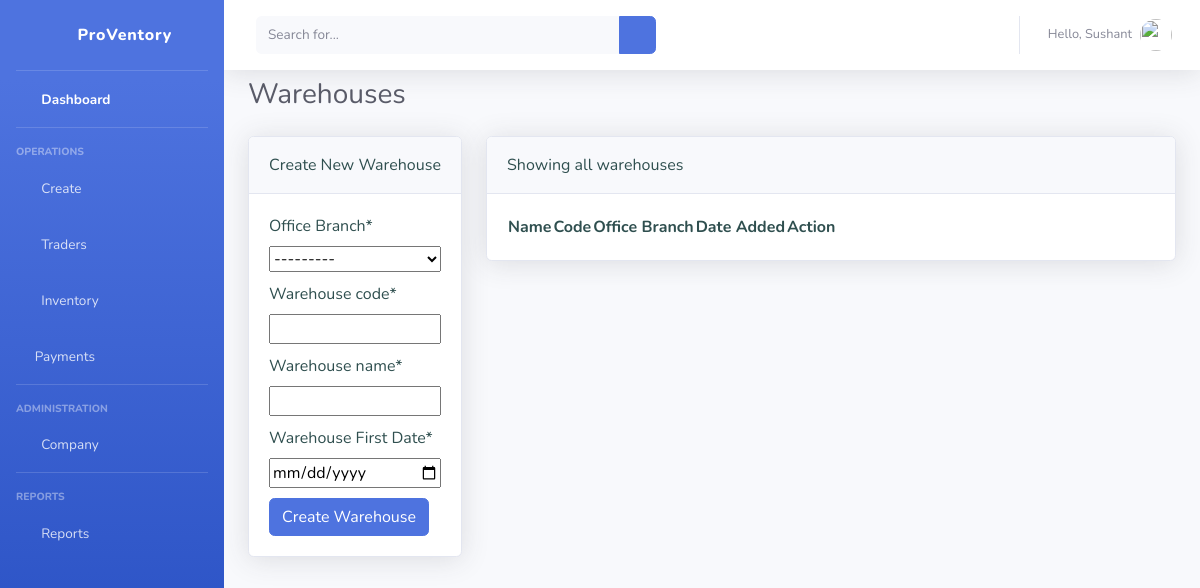
/view-warehouse/ (signed in), run on an earlier commit of the app's database.
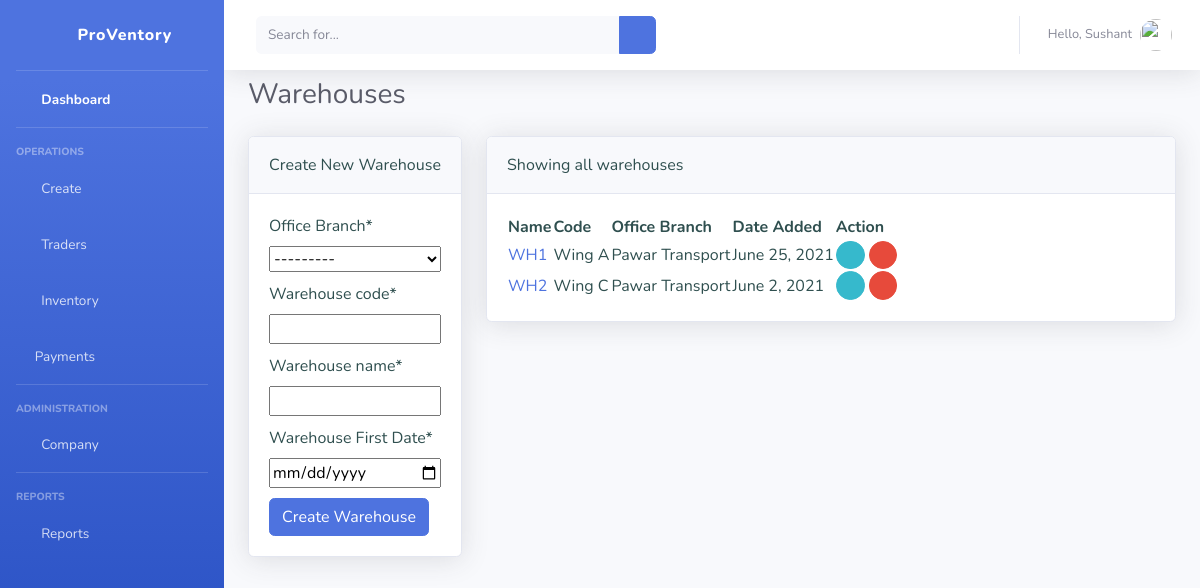
And on a later commit of the database.
### dashboard/models.py (models this page shows, shortened)
class Warehouse(models.Model):
    office_id = models.ForeignKey(Office, null=True, on_delete=models.CASCADE)
    name = models.CharField(max_length=50, null=True)
    code = models.CharField(max_length=10, null=True, unique=True)
    date_added = models.DateField()

class Office(models.Model):
    name = models.CharField(max_length=100, null=True)
    address = models.CharField(max_length=200, null=True)
    contact = models.CharField(max_length=50, null=True)
    email = models.EmailField(null=True)
    gstin = models.CharField(max_length=20, null=True)
    def __str__(self):
        return self.name

### dashboard/views.py (the view)
# urls.py: path('view-warehouse/', views.viewWarehouse, name='view-warehouse'),
@login_required(login_url='login')
def viewWarehouse(request):
    pageTitle = "Warehouses | ProVentory - IMS"
    pageHeading = "Warehouses"
    createButtonText = "Add new warehouse"
    warehouses = Warehouse.objects.all()
    if request.method == "POST":
        form = WarehouseForm(request.POST)
        if form.is_valid():
            obj = form.save()
            messages.success(request, "Warehouse added successfully")
            print("Object Id = ", obj.id)
            return redirect('view-warehouse')
        else:
            if form.errors:
                for err in form.errors:
                    messages.error(request, cleanhtml(str(form.errors[err])))
            return redirect('view-warehouse')
    else:
        form = WarehouseForm()
    context = {
        "title": pageTitle,
        "heading": pageHeading,
        "createButtonText": createButtonText,
        "warehouses": warehouses,
        "form": form,
    }
    return render(request, "dashboard/warehouse.html", context)

### dashboard/forms.py
class WarehouseForm(forms.ModelForm):
    def __init__(self, *args, **kwargs):
        super(WarehouseForm, self).__init__(*args, **kwargs)
        self.fields['office_id'].widget.attrs['style'] = "width:100%; margin-bottom:10px;"
        self.fields['code'].widget.attrs['style'] = "width:100%; margin-bottom:10px;"
        self.fields['name'].widget.attrs['style'] = "width:100%; margin-bottom:10px;"
        self.fields['date_added'].widget.attrs['style'] = "width:100%; margin-bottom:10px;"
        self.fields['office_id'].label = "Office Branch"
        self.fields['code'].label = "Warehouse code"
        self.fields['name'].label = "Warehouse name"
        self.fields['date_added'].label = "Warehouse First Date"
    class Meta:
        model = Warehouse
        fields = ['office_id', 'code', 'name', 'date_added']
        widgets = {
            'date_added': DateInput(),
        }

### templates/dashboard/warehouse.html (shortened to what this page needs)
{% extends 'partials/base.html' %}
{% load crispy_forms_tags %}
{% block pageheading %} {{ heading }} {% endblock %}
{%block content %}
{% if user.is_authenticated and user.is_staff %}
<div class="row">
    <div class="col-md-3">
        <div class="card shadow mb-4">
            <div class="card-header py-3">
                Create New Warehouse
            </div>
            <div class="card-body">
                <form method="POST">
                    {{ form|crispy }}
                    <input class="btn btn-primary" type="submit" value="Create Warehouse">
                </form>
            </div>
        </div>
    </div>
    <div class="col-md-9">
        <div class="card shadow mb-4">
            <div class="card-header py-3">
                Showing all warehouses
            </div>
            <div class="card-body">
                <table id="whtable" class="display compact">
            <thead>
            <tr>
                <th>Name</th>
                <th>Code</th>
                <th>Office Branch</th>
                <th>Date Added</th>
                <th>Action</th>
            </tr>
            </thead>
            <tbody>
            {% for wh in warehouses %}
            <tr>
                <td><a href="{% url 'update-warehouse' wh.id %}">{{ wh.code }}</a></td>
                <td>{{ wh.name }}</td>
                <td>{{ wh.office_id.name }}</td>
                <td>{{ wh.date_added }}</td>
                <td>
                    <a href="{% url 'update-warehouse' wh.id %}" class="btn btn-info btn-circle btn-sm"><i class="fas fa-pen"></i></a>
                    <a href="{% url 'delete-warehouse' wh.id %}" class="btn btn-danger btn-circle btn-sm"><i class="fas fa-trash"></i></a>
                </td>
            </tr>
            {% endfor %}
            </tbody>
        </table>
            </div>
        </div>
    </div>
</div>
{% endif %}
{% endblock %}

What changed in the data, as far as the page shows it:
added Warehouse: code "WH1", name "Wing A", office_id.name "Pawar Transport", date_added "June 25, 2021"
added Warehouse: code "WH2", name "Wing C", office_id.name "Pawar Transport", date_added "June 2, 2021"
